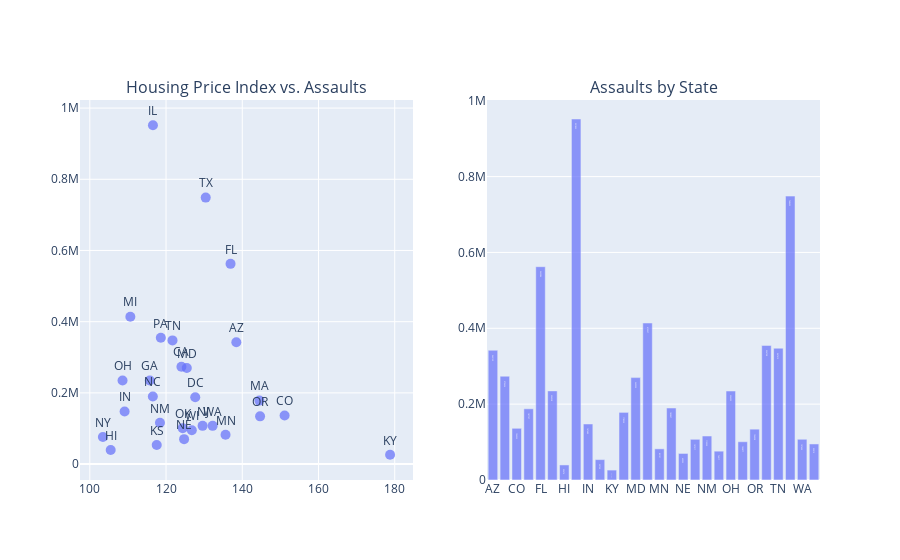

The cell this chart's notebook holds for it:
### Markdown cell above
This Python code snippet uses the Plotly library to create an interactive line plot showing the number of assaults over time for each state, with a dropdown menu to select the state. It will produce an interactive line plot that allows users to explore the number of assaults over time for each state. The plot includes a dropdown menu for selecting the state, and the figure's title and data will update accordingly when a new state is selected.

### Code cell
# Calculate the average housing price index and number of assaults by state
state_data = data.groupby(['State']).agg({'index_nsa': 'mean', 'Assaults': 'sum'}).reset_index()

# Create scatter plot
scatter_fig = px.scatter(state_data, x='index_nsa', y='Assaults', text='State', hover_name='State', title='Housing Price Index vs. Assaults')
scatter_fig.update_traces(marker=dict(size=10, opacity=0.7), textposition='top center')

# Create bar plot
bar_fig = px.bar(state_data, x='State', y='Assaults', text='Assaults', hover_name='State', title='Assaults by State')
bar_fig.update_traces(marker=dict(opacity=0.7))

# Link scatter plot and bar plot
def update_point(trace, points, selector):
    selected_state = points.hovertext[0]
    with bar_fig.batch_update():
        for i, state in enumerate(bar_fig.data[0].x):
            if state == selected_state:
                bar_fig.data[0].marker.opacity[i] = 1
                bar_fig.data[0].text[i] = f'{state}: {int(bar_fig.data[0].y[i])}'
            else:
                bar_fig.data[0].marker.opacity[i] = 0.7
                bar_fig.data[0].text[i] = ""

scatter_fig.data[0].on_hover(update_point)

# Create subplot
fig = sp.make_subplots(rows=1, cols=2, subplot_titles=('Housing Price Index vs. Assaults', 'Assaults by State'))
fig.add_trace(scatter_fig.data[0], row=1, col=1)
fig.add_trace(bar_fig.data[0], row=1, col=2)

# Set layout
fig.update_layout(showlegend=False)
fig.show()

### Figure 1 — Plotly figure (JSON) as saved in the notebook; plotly's stock layout.template omitted (floating-point values rounded to 4 significant figures)
{"data": [{"hovertemplate": "<b>%{hovertext}</b><br><br>index_nsa=%{x}<br>Assaults=%{y}<br>State=%{text}<extra></extra>", "hovertext": ["AZ", "CA", "CO", "DC", "FL", "GA", "HI", "IL", "IN", "KS", "KY", "MA", "MD", "MI", "MN", "NC", "NE", "NJ", "NM", "NY", "OH", "OK", "OR", "PA", "TN", "TX", "WA", "WI"], "legendgroup": "", "marker": {"color": "#636efa", "opacity": 0.7, "size": 10, "symbol": "circle"}, "mode": "markers+text", "name": "", "orientation": "v", "showlegend": false, "text": ["AZ", "CA", "CO", "DC", "FL", "GA", "HI", "IL", "IN", "KS", "KY", "MA", "MD", "MI", "MN", "NC", "NE", "NJ", "NM", "NY", "OH", "OK", "OR", "PA", "TN", "TX", "WA", "WI"], "textposition": "top center", "type": "scatter", "x": [138.4, 124.0, 151.1, 127.7, 136.9, 115.7, 105.5, 116.6, 109.1, 117.6, 178.8, 144.5, 125.4, 110.6, 135.6, 116.5, 124.7, 129.6, 118.4, 103.4, 108.6, 124.4, 144.7, 118.6, 121.7, 130.4, 132.2, 126.8], "xaxis": "x", "y": [342129, 273626, 136322, 187757, 562384, 234928, 39674, 951805, 147680, 53750, 26180, 178320, 269930, 413927, 82131, 189807, 69992, 107317, 115950, 76017, 234595, 100877, 134038, 354738, 347413, 748495, 107400, 95010], "yaxis": "y"}, {"alignmentgroup": "True", "hovertemplate": "<b>%{hovertext}</b><br><br>State=%{x}<br>Assaults=%{text}<extra></extra>", "hovertext": ["AZ", "CA", "CO", "DC", "FL", "GA", "HI", "IL", "IN", "KS", "KY", "MA", "MD", "MI", "MN", "NC", "NE", "NJ", "NM", "NY", "OH", "OK", "OR", "PA", "TN", "TX", "WA", "WI"], "legendgroup": "", "marker": {"color": "#636efa", "opacity": 0.7, "pattern": {"shape": ""}}, "name": "", "offsetgroup": "", "orientation": "v", "showlegend": false, "text": [342129, 273626, 136322, 187757, 562384, 234928, 39674, 951805, 147680, 53750, 26180, 178320, 269930, 413927, 82131, 189807, 69992, 107317, 115950, 76017, 234595, 100877, 134038, 354738, 347413, 748495, 107400, 95010], "textposition": "auto", "type": "bar", "x": ["AZ", "CA", "CO", "DC", "FL", "GA", "HI", "IL", "IN", "KS", "KY", "MA", "MD", "MI", "MN", "NC", "NE", "NJ", "NM", "NY", "OH", "OK", "OR", "PA", "TN", "TX", "WA", "WI"], "xaxis": "x2", "y": [342129, 273626, 136322, 187757, 562384, 234928, 39674, 951805, 147680, 53750, 26180, 178320, 269930, 413927, 82131, 189807, 69992, 107317, 115950, 76017, 234595, 100877, 134038, 354738, 347413, 748495, 107400, 95010], "yaxis": "y2"}], "layout": {"annotations": [{"font": {"size": 16}, "showarrow": false, "text": "Housing Price Index vs. Assaults", "x": 0.225, "xanchor": "center", "xref": "paper", "y": 1, "yanchor": "bottom", "yref": "paper"}, {"font": {"size": 16}, "showarrow": false, "text": "Assaults by State", "x": 0.775, "xanchor": "center", "xref": "paper", "y": 1, "yanchor": "bottom", "yref": "paper"}], "showlegend": false, "xaxis": {"anchor": "y", "domain": [0, 0.45]}, "xaxis2": {"anchor": "y2", "domain": [0.55, 1]}, "yaxis": {"anchor": "x", "domain": [0, 1]}, "yaxis2": {"anchor": "x2", "domain": [0, 1]}}}
